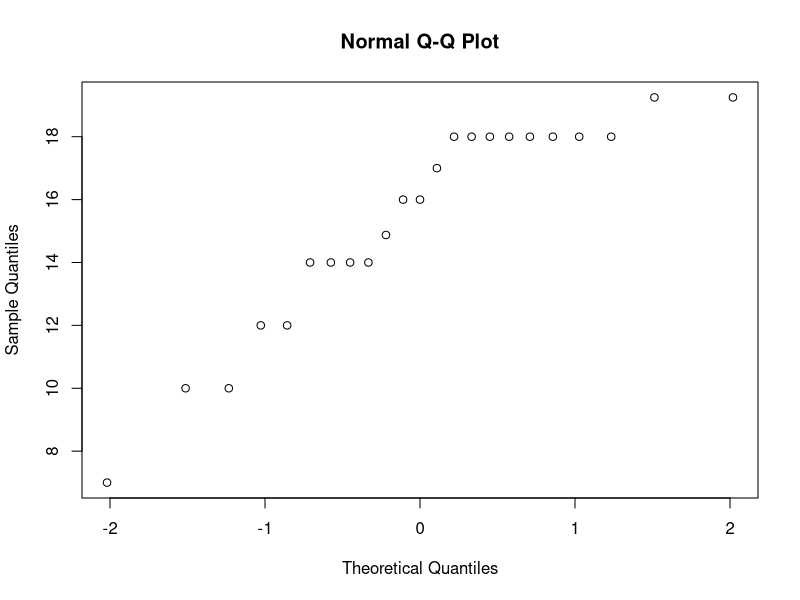
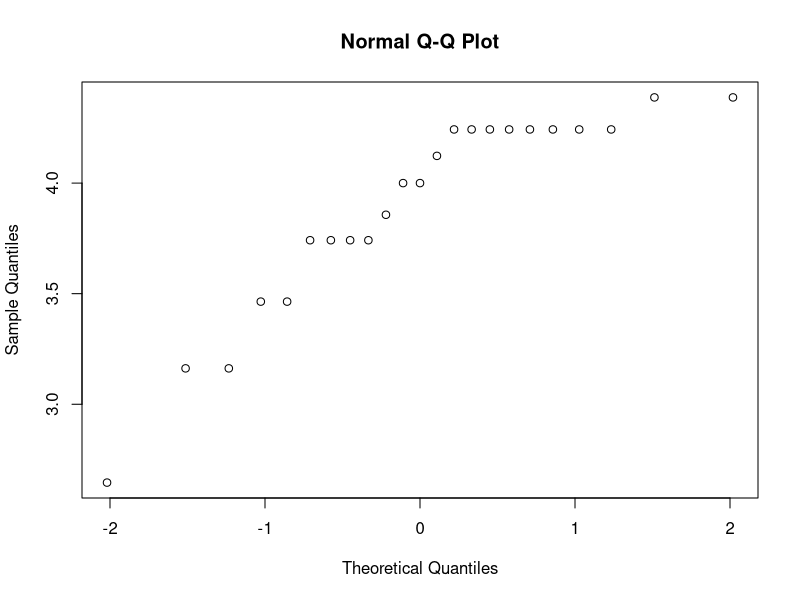
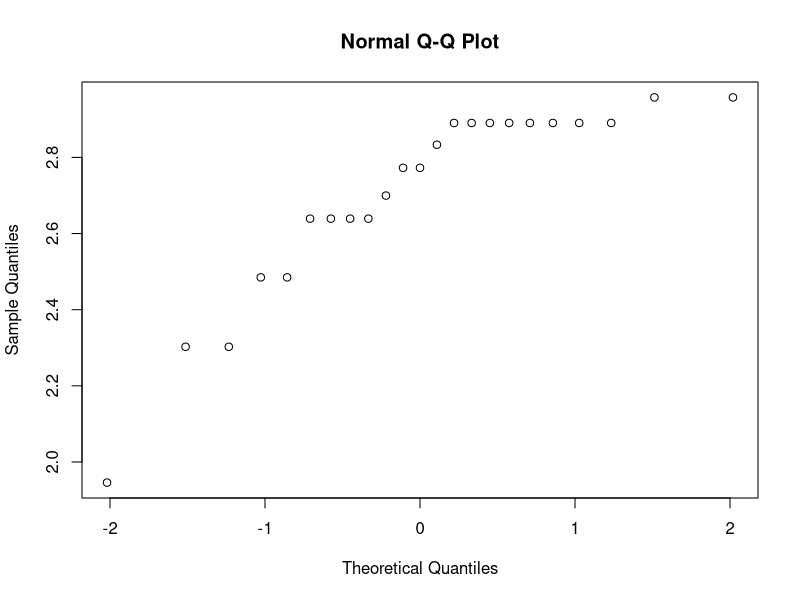
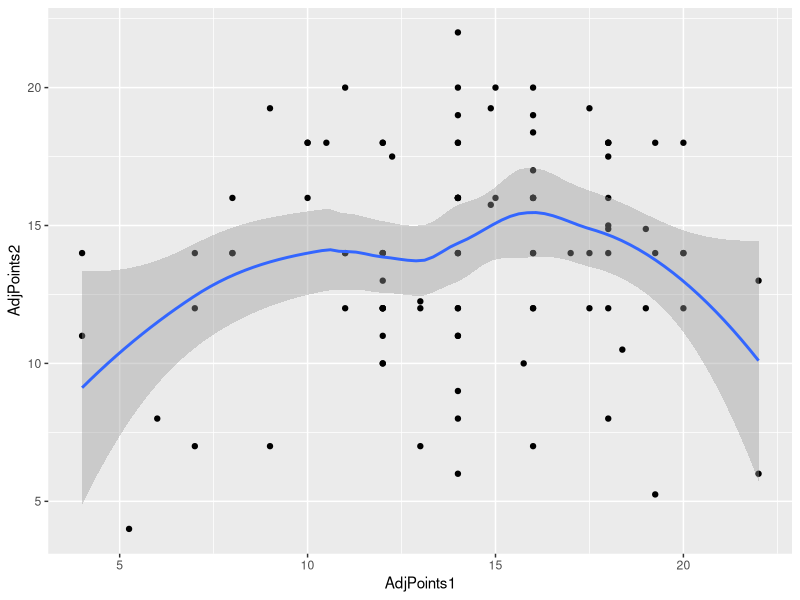
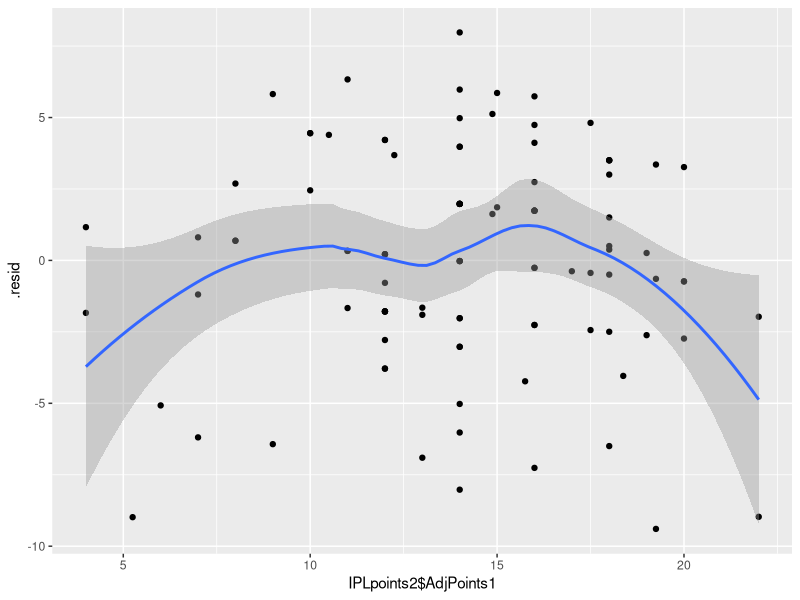
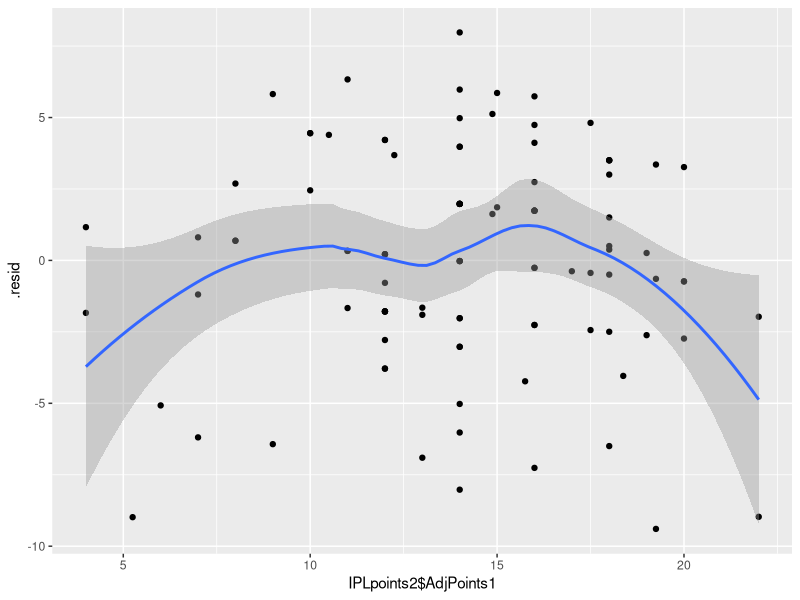
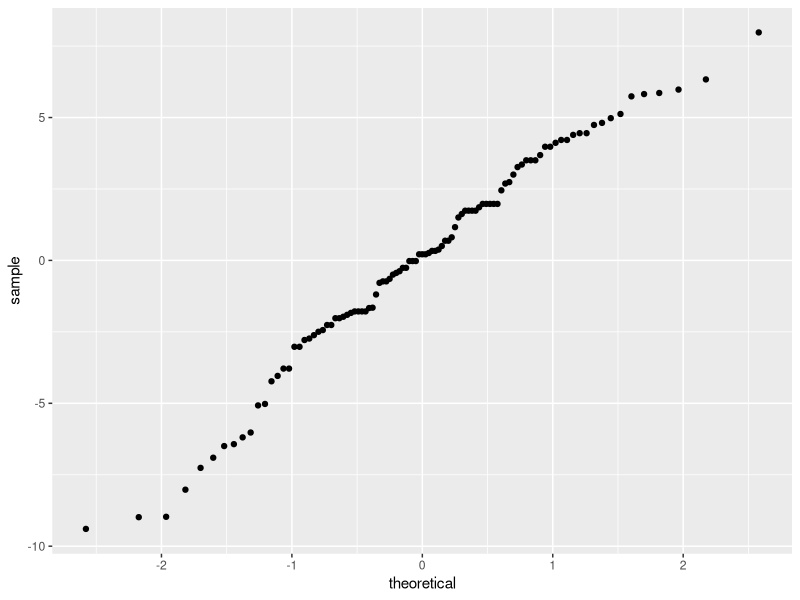

The R source for these figures, in order:
## ---- chunk 1
knitr::opts_chunk$set(echo = TRUE)
## ---- chunk 2
IPLpoints<- read.csv('IPLpoints.csv')
IPLpoints2<- read.csv('IPLpoints2.csv')

head(IPLpoints)
head(IPLpoints2)
## ---- chunk 3
IPL14 <- subset(IPLpoints, Year %in% c(2008:2011, 2014:2021))

IPL14
## ---- chunk 4
p <- 676/1372

probs_all<- c(sum(dbinom(0:4,14,p)),dbinom(5:9,14,p),sum(dbinom(10:14,14,p)))

probs_all

expected_wins<- 98 * probs_all

expected_wins

sum(expected_wins)
## ---- chunk 5


wins_0_4 <- sum(IPL14$Wins<5)

wins_0_4

wins_5 <- sum(IPL14$Wins==5)

wins_5

wins_6 <- sum(IPL14$Wins==6)

wins_6

wins_7 <- sum(IPL14$Wins==7)

wins_7

wins_8 <- sum(IPL14$Wins==8)

wins_8

wins_9 <- sum(IPL14$Wins==9)

wins_9

wins_10_14 <- sum(IPL14$Wins>=10)

wins_10_14

observed_wins<- c(wins_0_4,wins_5,wins_6,wins_7,wins_8,wins_9,wins_10_14)

observed_wins

## ---- chunk 6
X2<- sum((observed_wins-expected_wins)**2/expected_wins)
X2
#degrees of freedom is equal to number of expected-1 (k-1)
p=1-pchisq(X2,df=6)
p
## ---- chunk 7
Sample_size <-sum(IPLpoints$NZCoach==1)
Sample_size
## ---- chunk 8

AdjPoints_NZ<- IPLpoints$AdjPoints[IPLpoints$NZCoach == 1]

mu <-mean(AdjPoints_NZ)
mu

SD <-sd(AdjPoints_NZ)
SD

n<-length(AdjPoints_NZ)
n

t.stat<-(mu - 14)/(SD/sqrt(n))
t.stat

df<-length(AdjPoints_NZ)-1
df

p=1-pt(t.stat,df=df)
p

## ---- chunk 9
qqnorm(AdjPoints_NZ)

qqnorm(sqrt(AdjPoints_NZ))

qqnorm(log(AdjPoints_NZ))
## ---- chunk 10
n<-length(AdjPoints_NZ)

q<-qt(0.975,df=n-1) 

xbar<- mean(AdjPoints_NZ)

sd<- sd(AdjPoints_NZ)

#Lower Limit
xbar- (q*sd/sqrt(n))
#Upper Limit
xbar + (q*sd/sqrt(n))

## ---- chunk 11
IPLBig10 <- subset(IPLpoints, Team %in% c("CSK", "DC", "KKR", "HDC", "MI",
"PBKS", "PWI", "RCB", "RR", "SRH"))

head(IPLBig10)
## ---- chunk 12
anova(lm(AdjPoints ~ Team, data = IPLBig10))
## ---- chunk 13
srh.lm <- lm(IPLpoints2$AdjPoints2 ~ IPLpoints2$AdjPoints1, data = IPLpoints2)
srh.lm
## ---- chunk 14
summary(srh.lm)
## ---- chunk 15
#12.36 + 0.1186 * (AdjPoints1)

srh_predicted_points <-12.36 + 0.1186 * 6
srh_predicted_points
## ---- chunk 16
 cor(IPLpoints2$AdjPoints1,IPLpoints2$AdjPoints2)
## ---- chunk 17
library(ggplot2)

ggplot(IPLpoints2, aes(x =AdjPoints1, y =AdjPoints2)) + geom_point() +geom_smooth()

## ---- chunk 18
library(broom)
srh.lm.df <- augment(srh.lm)
srh.lm.df
## ---- chunk 19
ggplot(srh.lm.df, aes(x = IPLpoints2$AdjPoints1, y = .resid)) + geom_point() + geom_smooth()

## ---- chunk 20
library(broom)
srh.lm.df <- augment(srh.lm)
srh.lm.df
## ---- chunk 21
ggplot(srh.lm.df, aes(x = IPLpoints2$AdjPoints1, y = .resid)) + geom_point() + geom_smooth()

## ---- chunk 22
ggplot(srh.lm.df,aes(sample=.resid))+ stat_qq()

